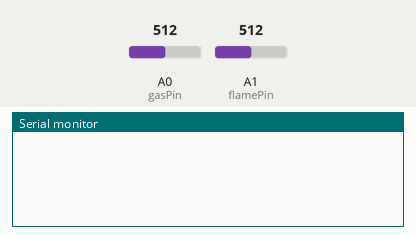
This program was run on a simulated Arduino Uno, built with avr-gcc and run on an emulated ATmega328P. Parts: the last lines printed to the serial monitor. The test bench sets the inputs (shaded band); at power-on: A1 (flamePin) = 512, A0 (gasPin) = 512.

Above: at 1.2 s.
1.3 s: A1 (flamePin) set to 603
At 3.5 s:
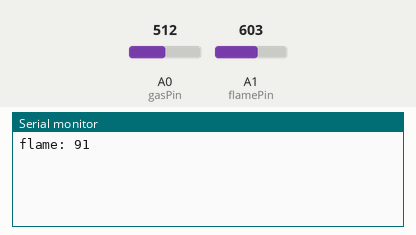
4.3 s: A1 (flamePin) set to 621
At 10.4 s:
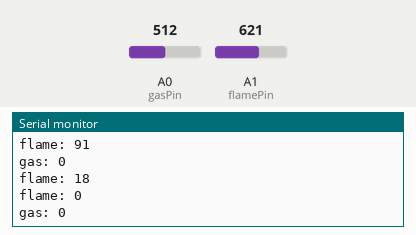
Timing chart, 0 to 11.9 s (numbered marks = the images above; inputs shaded):
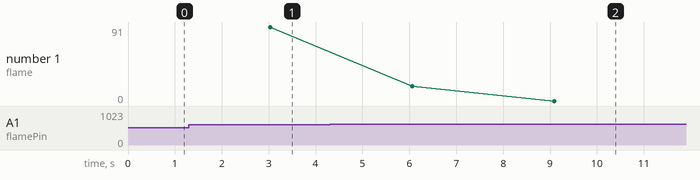

Measured:
- the behaviour switches between 611 and 612 on A1 (flamePin) (found by bisection; images 1 and 2)
- after the input at 1.3 s, the serial monitor: prints a new line after 1.7 s (image 1)
- after the input at 4.3 s, the serial monitor: prints a new line after 1.8 s (image 2)

The program:

main.cpp
```cpp
#include <Arduino.h>
#include <config.h>
#include <bluetooth-manager.h>
#include <SoftwareSerial.h>
#include <preference.h>

void setup(){
    initBT();
    loadPref();

    pinMode(gasPin, INPUT);
    pinMode(flamePin, INPUT);
}

int minGasVal = 4095, maxGasVal = 0;

void checkGas(){
    static unsigned long prevGasTime = 0;

    int gasVal = analogRead(gasPin);
    minGasVal = min(minGasVal, gasVal);
    maxGasVal = max(maxGasVal, gasVal);

    // Serial.println(String(minGasVal) + " " + String(maxGasVal));

    if(millis() - prevGasTime >= 5000){
        if(maxGasVal - minGasVal >= gasThreshold){
            Serial.print("gas warning! ");
            sendSignal("gas");
        }
        Serial.print("gas: ");
        Serial.println(maxGasVal - minGasVal);
        // sendSignal("gas: " + String(maxGasVal - minGasVal));
        maxGasVal = 0;
        minGasVal = 4095;
        prevGasTime = millis();
    }
}

int minFlameVal = 4095, maxFlameVal = 0;

void checkFlame(){
    static unsigned long prevFlameTime = 0;

    int flameVal = analogRead(flamePin);
    minFlameVal = min(minFlameVal, flameVal);
    maxFlameVal = max(maxFlameVal, flameVal);

    // Serial.println(String(minFlameVal) + " " + String(maxFlameVal));

    if(millis() - prevFlameTime >= 3000){
        if(maxFlameVal - minFlameVal >= flameThreshold){
            Serial.print("Flame warning! ");
            sendSignal("flame");
        }
        Serial.print("flame: ");
        Serial.println(maxFlameVal - minFlameVal);

        maxFlameVal = flameVal;
        minFlameVal = flameVal;
        prevFlameTime = millis();
    }
}

unsigned long prevTime = 0;

void loop(){
    loopBT();

    if(millis() - prevTime > 100){
        prevTime = millis();

        checkGas();
        checkFlame();
    }
}
```

bluetooth-manager.cpp
```cpp
#include <config.h>
#include <Arduino.h>
#include <SoftwareSerial.h>
#include <preference.h>

SoftwareSerial bluetooth(rxPin, txPin);

void initBT(){
    Serial.begin(9600);
    bluetooth.begin(9600);
    // name: kitchenDevice-HPiwf-23423
}

void sendSignal(String data){
    bluetooth.println(data);
}

void loopBT(){
    if(bluetooth.available()){
        String data = bluetooth.readStringUntil('\n');
        Serial.println(data);

        if(data.startsWith("gas:")){
            gasThreshold = data.substring(4).toInt();
            saveGasThreshold(gasThreshold);
            sendSignal("received gas threshold");
        }
        if(data.startsWith("flame:")){
            flameThreshold = data.substring(6).toInt();
            saveFlameThreshold(flameThreshold);
            sendSignal("received flame threshold");
        }
    }
    if(Serial.available())
        bluetooth.write(Serial.read());
}
```

bluetooth-manager.h
```cpp
#ifndef BLUETOOTH_MANAGER_H
#define BLUETOOTH_MANAGER_H

void initBT();
void loopBT();
void sendSignal(String data);

#endif
```

preference.cpp
```cpp
#include <EEPROM.h>
#include <Arduino.h>
#include <config.h>

void loadPref(){
    EEPROM.get(0, flameThreshold);
    EEPROM.get(sizeof(int), gasThreshold);

    if(flameThreshold == -1 || flameThreshold == 65535){
        flameThreshold = 100;
        gasThreshold = 100;
    }
}

void saveFlameThreshold(int val){
    flameThreshold = val;
    EEPROM.put(0, flameThreshold);
}

void saveGasThreshold(int val){
    gasThreshold = val;
    EEPROM.put(sizeof(int), gasThreshold);
}
```

preference.h
```cpp
#ifndef PREFERENCE_H
#define PREFERENCE_H

#include <EEPROM.h>

void loadPref();
void saveFlameThreshold(int val);
void saveGasThreshold(int val);

#endif
```

config.h
```cpp
#ifndef CONFIG_H
#define CONFIG_H

const int rxPin = 2;
const int txPin = 3;

const int gasPin = 0;
const int flamePin = 1;

// threshold (default)
inline int flameThreshold = 100;
inline int gasThreshold = 100;
#endif
```
